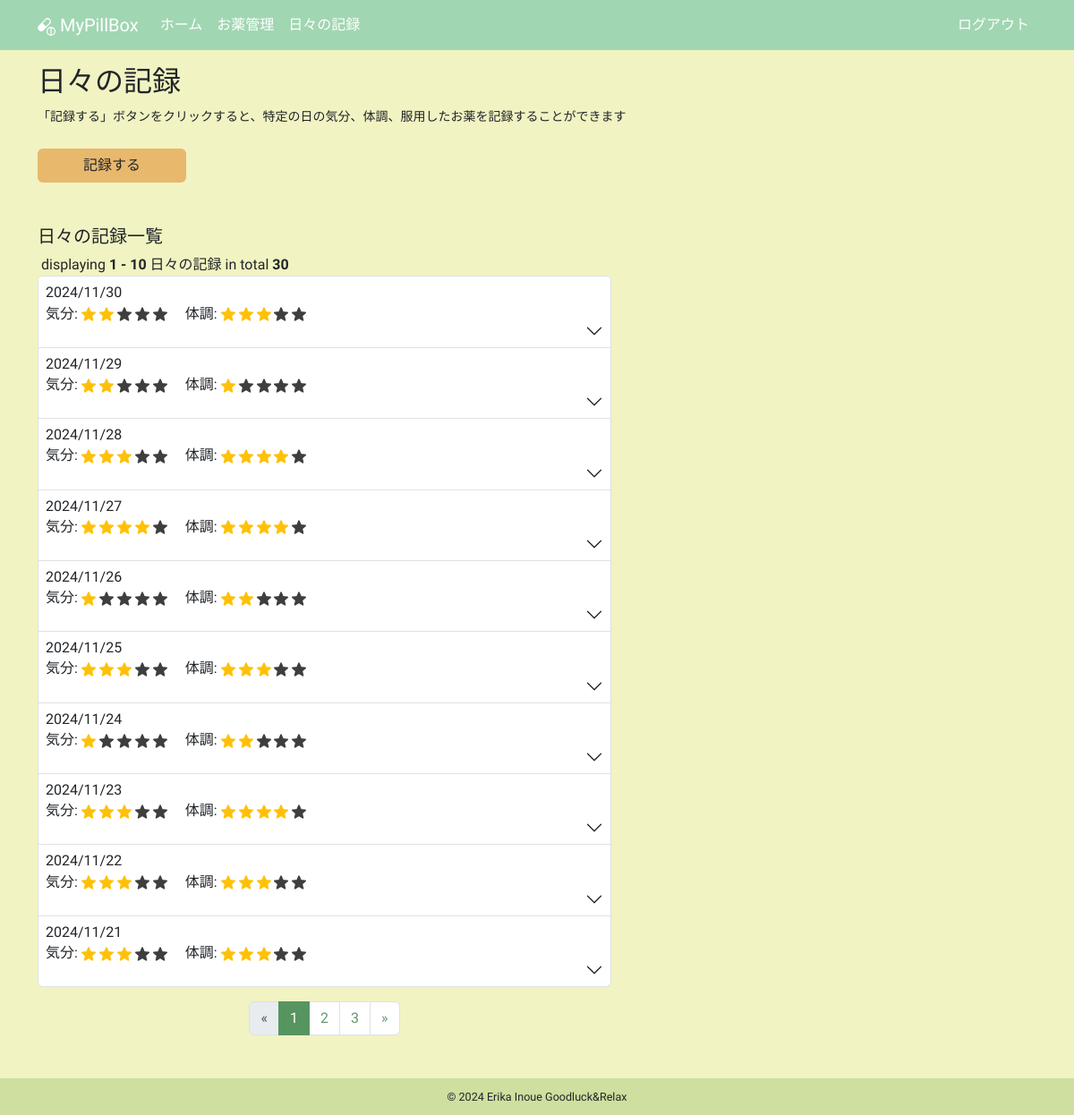
Screenshot of /daily_logs (signed in) with the database file from the repository.
### app/models.py (models this page shows, shortened)
class DailyLog(db.Model):
    __tablename__ = "daily_logs"
    id: so.Mapped[int] = so.mapped_column(primary_key=True)
    date: so.Mapped[datetime.date] = so.mapped_column(sa.Date)
    mood: so.Mapped[int]
    condition: so.Mapped[int]
    user_id: so.Mapped[int] = so.mapped_column(sa.ForeignKey(User.id))
    user: so.Mapped[User] = so.relationship(back_populates="daily_logs")
    daily_log_details: so.Mapped[list["DailyLogDetail"]] = so.relationship(
        cascade="all, delete-orphan", back_populates="daily_log"
    )

### app/routes.py (the view)
@app.route("/daily_logs")
@login_required
def daily_logs():
    title = "日々の記録"
    form = EmptyForm()
    page = request.args.get(get_page_parameter(), type=int, default=1)
    per_page = 10
    total_query = sa.select(sa.func.count(DailyLog.id)).where(
        DailyLog.user == current_user
    )
    total_count = db.session.scalar(total_query)
    query = (
        sa.select(DailyLog)
        .where(DailyLog.user == current_user)
        .order_by(DailyLog.date.desc())
        .limit(per_page)
        .offset((page - 1) * per_page)
    )
    daily_logs = db.session.scalars(query).all()
    for log in daily_logs:
        log.all_doses_zero = all(detail.dose == 0.0 for detail in log.daily_log_details)
    pagination = Pagination(
        page=page,
        per_page=per_page,
        total=total_count,
        display_msg="<b>{total}</b>件中の<b>{start} - {end}</b>件",
        record_name="日々の記録",
        css_framework="bootstrap5",
    )
    return render_template(
        "daily_logs.html",
        daily_logs=daily_logs,
        form=form,
        pagination=pagination,
        title=title,
    )

### app/models.py (called while the page is built)
@login.user_loader
def load_user(id):
    return db.session.get(User, int(id))

### app/templates/daily_logs.html (shortened to what this page needs)
{% extends "base.html" %}
{% block content %}
  <div class="mb-4">
    <h2 class="mb-2">日々の記録</h2>
    <p>
      <small>「記録する」ボタンをクリックすると、特定の日の気分、体調、服用したお薬を記録することができます</small>
    </p>
  </div>
  <div class="row">
    <div class="col-5 col-lg-2 mb-5">
      <a href="{{ url_for('create_daily_log') }}" class="btn btn-custom w-100">記録する</a>
    </div>
  </div>
  <div class="row">
    <div class="col-12 col-lg-7 mb-3">
      <h5 class="mb-2">日々の記録一覧</h5>
      {% if not daily_logs %}
        <small class="text-secondary">記録はまだありません</small>
      {% else %}
        {{ pagination.info }}
        <div class="accordion mb-3" id="accordionDailyLog">
          {% for daily_log in daily_logs %}
            <div class="accordion-item">
              <h2 class="accordion-header">
                <button class="accordion-button collapsed d-flex flex-column align-items-start p-2"
                        type="button"
                        data-bs-toggle="collapse"
                        data-bs-target="#collapse{{ loop.index }}"
                        aria-expanded="false"
                        aria-controls="collapse{{ loop.index }}">
                  <span class="pb-1">{{ daily_log.date.strftime('%Y/%m/%d') }}</span>
                  <span>気分:
                    {% for i in range(0, daily_log.mood) %}
                      <img src="{{ url_for('static', filename='images/star_on.png') }}"
                           class="star-display rating-checked"
                           alt="star">
                    {% endfor %}
                    {% if daily_log.mood < 5 %}
                      {% for i in range(daily_log.mood, 5) %}
                        <img src="{{ url_for('static', filename='images/star_on.png') }}"
                             class="star-display"
                             alt="star">
                      {% endfor %}
                    {% endif %}
                    　体調:
                    {% for i in range(0, daily_log.condition) %}
                      <img src="{{ url_for('static', filename='images/star_on.png') }}"
                           class="star-display rating-checked"
                           alt="star">
                    {% endfor %}
                    {% if daily_log.condition < 5 %}
                      {% for i in range(daily_log.condition, 5) %}
                        <img src="{{ url_for('static', filename='images/star_on.png') }}"
                             class="star-display"
                             alt="star">
                      {% endfor %}
                    {% endif %}
                  </span>
                </button>
              </h2>
            </div>
          {% endfor %}
        </div>
        <div class="d-flex justify-content-center mb-3">{{ pagination.links }}</div>
      {% endif %}
    </div>
  </div>
{% endblock content %}

### app/templates/base.html (style rules this page uses)
html, body { height: 100%; }
body { background-color: #F1F3C2; font-family: "Zen Maru Gothic", sans-serif; font-weight: 500; font-style: normal; display: flex; flex-direction: column; }
.btn-custom { background-color: #E8B86D; font-weight: 500; }
.rating-checked { filter: none!important; }
.star-display { width: 1em; height: 1em; filter: invert(99%) sepia(1%) saturate(0%) hue-rotate(161deg) brightness(101%) contrast(104%); }
.accordion-button { font-weight: 500!important; }
.pagination { --bs-pagination-active-bg: #569560; --bs-pagination-color: #65966d; --bs-pagination-hover-color: #156723; --bs-pagination-active-border-color: #569560; }
.pagination-page-info { padding-left: .25rem; }

### rows the page displays
DailyLog: date "2024/11/30"
DailyLog: date "2024/11/29"
DailyLog: date "2024/11/28"
DailyLog: date "2024/11/27"
DailyLog: date "2024/11/26"
DailyLog: date "2024/11/25"
DailyLog: date "2024/11/24"
DailyLog: date "2024/11/23"
DailyLog: date "2024/11/22"
DailyLog: date "2024/11/21"

### other values shown
{{ pagination.info }} "displaying 1 - 10 日々の記録 in total 30"
{{ pagination.links }} "« 1 2 3 »"
